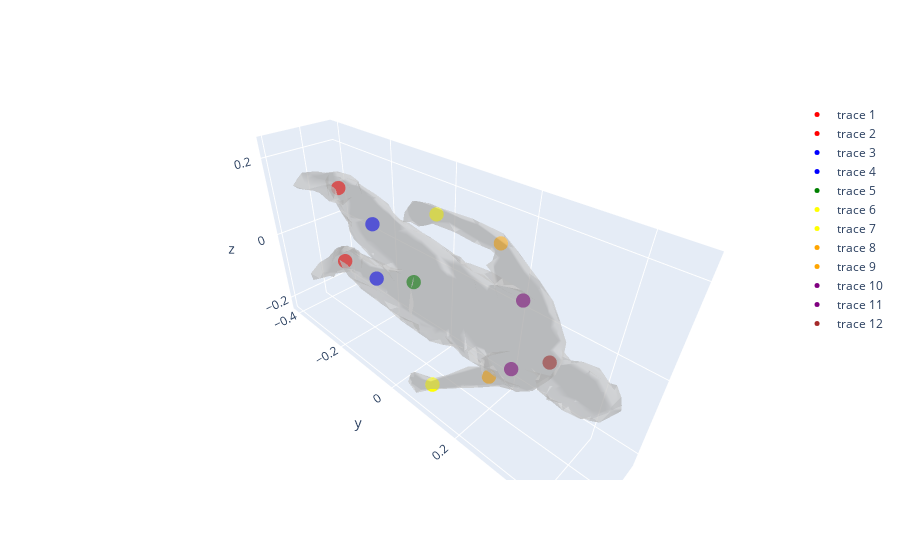

Notebook code for this chart:
### Code cell
mesh = trimesh.load(os.path.join(mesh_train_dir, 'mesh_0000.obj'))
keypoints_df = pd.read_csv(os.path.join(keypoints_train_dir, 'keypoints_0000.csv'))
keypoints = keypoints_df[['x', 'y', 'z', 'class']].values

centroid = mesh.centroid
scale = mesh.scale

mesh.vertices -= centroid
mesh.vertices /= scale

keypoints[:, :3] -= centroid
keypoints[:, :3] /= scale

fig = go.Figure()
fig.update_layout(scene=dict(aspectmode='data'))

# plot mesh
fig.add_trace(go.Mesh3d(x=mesh.vertices[:, 0], y=mesh.vertices[:, 1], z=mesh.vertices[:, 2], i=mesh.faces[:, 0], j=mesh.faces[:, 1], k=mesh.faces[:, 2], color='lightgrey', opacity=0.5))

# # plot keypoints
for i, keypoint in enumerate(keypoints):
    fig.add_trace(go.Scatter3d(x=[keypoint[0]], y=[keypoint[1]], z=[keypoint[2]], mode='markers', marker=dict(size=5, color=class2colors[keypoint[3]])))
    
fig.show()

### Figure 1 — Plotly figure (JSON) as saved in the notebook; plotly's stock layout.template omitted (floating-point values rounded to 4 significant figures; data arrays with more than 128 entries replaced by an {"elided": "..."} marker saying what was removed)
{"data": [{"color": "lightgrey", "i": {"elided": "1500 int values"}, "j": {"elided": "1500 int values"}, "k": {"elided": "1500 int values"}, "opacity": 0.5, "type": "mesh3d", "x": {"elided": "752 float values"}, "y": {"elided": "752 float values"}, "z": {"elided": "752 float values"}}, {"marker": {"color": "red", "size": 5}, "mode": "markers", "type": "scatter3d", "x": [-0.03637], "y": [-0.3533], "z": [0.1061]}, {"marker": {"color": "red", "size": 5}, "mode": "markers", "type": "scatter3d", "x": [-0.03259], "y": [-0.3587], "z": [-0.1117]}, {"marker": {"color": "blue", "size": 5}, "mode": "markers", "type": "scatter3d", "x": [-0.009398], "y": [-0.1882], "z": [-0.07893]}, {"marker": {"color": "blue", "size": 5}, "mode": "markers", "type": "scatter3d", "x": [-0.0062], "y": [-0.1828], "z": [0.07672]}, {"marker": {"color": "green", "size": 5}, "mode": "markers", "type": "scatter3d", "x": [0.003769], "y": [-0.03515], "z": [-0.009797]}, {"marker": {"color": "yellow", "size": 5}, "mode": "markers", "type": "scatter3d", "x": [0.0523], "y": [0.08202], "z": [0.2128]}, {"marker": {"color": "yellow", "size": 5}, "mode": "markers", "type": "scatter3d", "x": [0.06467], "y": [0.08472], "z": [-0.2005]}, {"marker": {"color": "orange", "size": 5}, "mode": "markers", "type": "scatter3d", "x": [-0.01483], "y": [0.1791], "z": [-0.1643]}, {"marker": {"color": "orange", "size": 5}, "mode": "markers", "type": "scatter3d", "x": [-0.01992], "y": [0.1722], "z": [0.1622]}, {"marker": {"color": "purple", "size": 5}, "mode": "markers", "type": "scatter3d", "x": [-0.01033], "y": [0.2345], "z": [-0.09926]}, {"marker": {"color": "purple", "size": 5}, "mode": "markers", "type": "scatter3d", "x": [-0.001794], "y": [0.2447], "z": [0.08305]}, {"marker": {"color": "brown", "size": 5}, "mode": "markers", "type": "scatter3d", "x": [0.01043], "y": [0.3228], "z": [-0.005924]}], "layout": {"scene": {"aspectmode": "data"}}}
